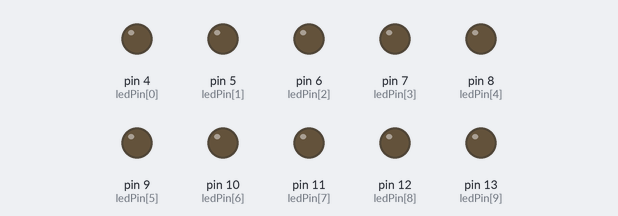
A sketch run on a simulated Arduino Uno, built with avr-gcc and run on an emulated ATmega328P. Parts: output pins drawn as LEDs (lit = HIGH).

Above: at 0.02 s.
At 0.38 s:
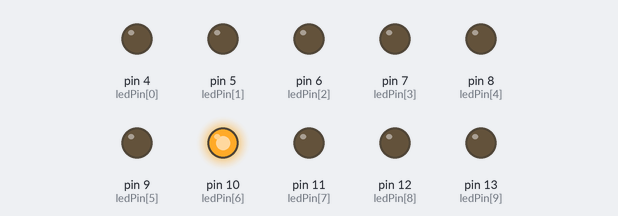
At 0.74 s:
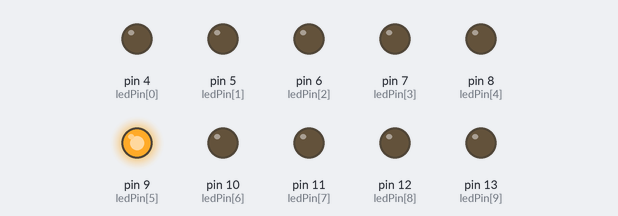
At 1.45 s:
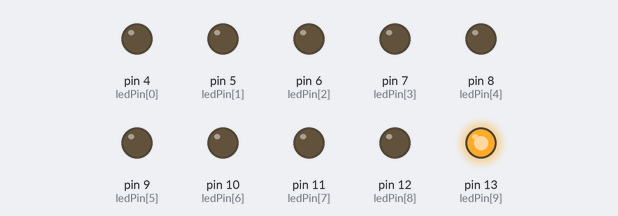
At 2.12 s:
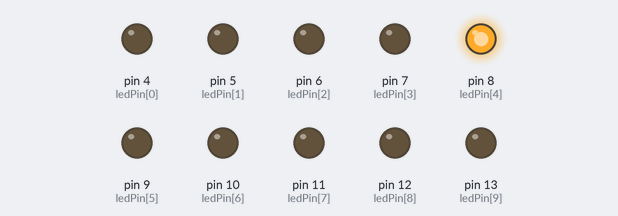
At 2.94 s:
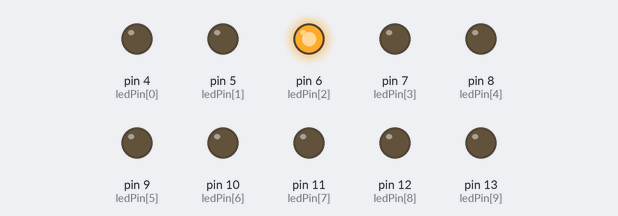
Timing chart, 0 to 3.2 s (numbered marks = the images above):
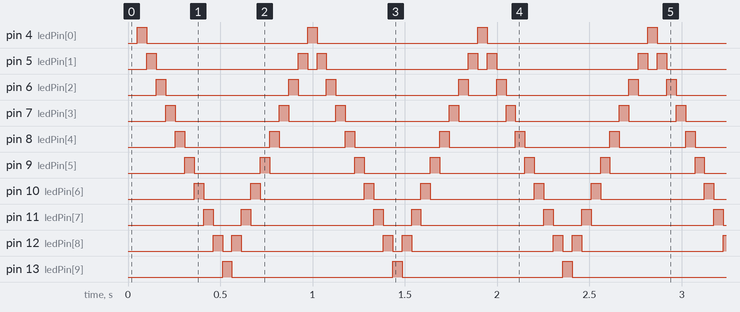

The sketch:

Projeto_5_-_Efeito_de_ilumina__o_sequencial_com_LEDs.ino
```cpp
//Projeto 5 - Efeito de iluminação sequêncial com leds
byte ledPin[]={4,5,6,7,8,9,10,11,12,13};

int ledDelay(50);//intervalo entre as alterações
int direcao = 1;
int currentLED=0;
unsigned long changeTime;

void setup() {
  for(int x=0;x<10;x++){
    pinMode(ledPin[x],OUTPUT);
  }
  changeTime=millis();//Pega o tempo decorrido desde o inicio da aplicação
  }

void loop() {
  if((millis()-changeTime)>ledDelay){//Verifica se já transcorreram ledDelay ms
    //Desde a última alteração
    changeLED();
    changeTime = millis();
  }
}

void changeLED(){
  for(int x=0;x<10;x++){//apaga todos os leds
    digitalWrite(ledPin[x],LOW);
  }
  digitalWrite(ledPin[currentLED],HIGH);//acende o led atual
  currentLED+=direcao;//incrementa de acordo com o valor de direção
  //altera a direção se tiver chegado no fim;
  if(currentLED==9){direcao=-1;}
  if(currentLED==0){direcao=1;}
}
```

Measured:
- by itself, pin 4 (ledPin[0]), pin 13 (ledPin[9]): alternates HIGH for 0.05 s and LOW for 0.87 s
- by itself, pin 5 (ledPin[1]): repeats every 0.92 s: LOW 0.77 s, HIGH 0.05 s, LOW 0.05 s, HIGH 0.05 s
- by itself, pin 6 (ledPin[2]): repeats every 0.92 s: LOW 0.67 s, HIGH 0.05 s, LOW 0.15 s, HIGH 0.05 s
- by itself, pin 7 (ledPin[3]): repeats every 0.92 s: LOW 0.56 s, HIGH 0.05 s, LOW 0.26 s, HIGH 0.05 s
- by itself, pin 8 (ledPin[4]): repeats every 0.92 s: LOW 0.46 s, HIGH 0.05 s, LOW 0.36 s, HIGH 0.05 s
- by itself, pin 9 (ledPin[5]): repeats every 0.92 s: LOW 0.36 s, HIGH 0.05 s, LOW 0.46 s, HIGH 0.05 s
- by itself, pin 10 (ledPin[6]): repeats every 0.92 s: LOW 0.26 s, HIGH 0.05 s, LOW 0.56 s, HIGH 0.05 s
- by itself, pin 11 (ledPin[7]): repeats every 0.92 s: LOW 0.15 s, HIGH 0.05 s, LOW 0.67 s, HIGH 0.05 s
